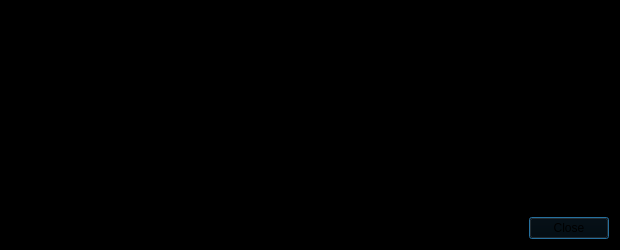
<?xml version="1.0" encoding="UTF-8"?>
<ui version="4.0">
 <class>TransactionDescDialog</class>
 <widget class="QDialog" name="TransactionDescDialog">
  <property name="geometry">
   <rect>
    <x>0</x>
    <y>0</y>
    <width>620</width>
    <height>250</height>
   </rect>
  </property>
  <property name="palette">
   <palette>
    <active>
     <colorrole role="WindowText">
      <brush brushstyle="SolidPattern">
       <color alpha="255">
        <red>255</red>
        <green>228</green>
        <blue>85</blue>
       </color>
      </brush>
     </colorrole>
     <colorrole role="Button">
      <brush brushstyle="SolidPattern">
       <color alpha="255">
        <red>0</red>
        <green>0</green>
        <blue>0</blue>
       </color>
      </brush>
     </colorrole>
     <colorrole role="Light">
      <brush brushstyle="SolidPattern">
       <color alpha="255">
        <red>0</red>
        <green>0</green>
        <blue>0</blue>
       </color>
      </brush>
     </colorrole>
     <colorrole role="Midlight">
      <brush brushstyle="SolidPattern">
       <color alpha="255">
        <red>0</red>
        <green>0</green>
        <blue>0</blue>
       </color>
      </brush>
     </colorrole>
     <colorrole role="Dark">
      <brush brushstyle="SolidPattern">
       <color alpha="255">
        <red>0</red>
        <green>0</green>
        <blue>0</blue>
       </color>
      </brush>
     </colorrole>
     <colorrole role="Mid">
      <brush brushstyle="SolidPattern">
       <color alpha="255">
        <red>0</red>
        <green>0</green>
        <blue>0</blue>
       </color>
      </brush>
     </colorrole>
     <colorrole role="Text">
      <brush brushstyle="SolidPattern">
       <color alpha="255">
        <red>255</red>
        <green>228</green>
        <blue>85</blue>
       </color>
      </brush>
     </colorrole>
     <colorrole role="BrightText">
      <brush brushstyle="SolidPattern">
       <color alpha="255">
        <red>255</red>
        <green>255</green>
        <blue>255</blue>
       </color>
      </brush>
     </colorrole>
     <colorrole role="ButtonText">
      <brush brushstyle="SolidPattern">
       <color alpha="255">
        <red>0</red>
        <green>0</green>
        <blue>0</blue>
       </color>
      </brush>
     </colorrole>
     <colorrole role="Base">
      <brush brushstyle="SolidPattern">
       <color alpha="255">
        <red>0</red>
        <green>0</green>
        <blue>0</blue>
       </color>
      </brush>
     </colorrole>
     <colorrole role="Window">
      <brush brushstyle="SolidPattern">
       <color alpha="255">
        <red>0</red>
        <green>0</green>
        <blue>0</blue>
       </color>
      </brush>
     </colorrole>
     <colorrole role="Shadow">
      <brush brushstyle="SolidPattern">
       <color alpha="255">
        <red>0</red>
        <green>0</green>
        <blue>0</blue>
       </color>
      </brush>
     </colorrole>
     <colorrole role="AlternateBase">
      <brush brushstyle="SolidPattern">
       <color alpha="255">
        <red>0</red>
        <green>0</green>
        <blue>0</blue>
       </color>
      </brush>
     </colorrole>
     <colorrole role="ToolTipBase">
      <brush brushstyle="SolidPattern">
       <color alpha="255">
        <red>255</red>
        <green>255</green>
        <blue>220</blue>
       </color>
      </brush>
     </colorrole>
     <colorrole role="ToolTipText">
      <brush brushstyle="SolidPattern">
       <color alpha="255">
        <red>0</red>
        <green>0</green>
        <blue>0</blue>
       </color>
      </brush>
     </colorrole>
    </active>
    <inactive>
     <colorrole role="WindowText">
      <brush brushstyle="SolidPattern">
       <color alpha="255">
        <red>255</red>
        <green>228</green>
        <blue>85</blue>
       </color>
      </brush>
     </colorrole>
     <colorrole role="Button">
      <brush brushstyle="SolidPattern">
       <color alpha="255">
        <red>0</red>
        <green>0</green>
        <blue>0</blue>
       </color>
      </brush>
     </colorrole>
     <colorrole role="Light">
      <brush brushstyle="SolidPattern">
       <color alpha="255">
        <red>0</red>
        <green>0</green>
        <blue>0</blue>
       </color>
      </brush>
     </colorrole>
     <colorrole role="Midlight">
      <brush brushstyle="SolidPattern">
       <color alpha="255">
        <red>0</red>
        <green>0</green>
        <blue>0</blue>
       </color>
      </brush>
     </colorrole>
     <colorrole role="Dark">
      <brush brushstyle="SolidPattern">
       <color alpha="255">
        <red>0</red>
        <green>0</green>
        <blue>0</blue>
       </color>
      </brush>
     </colorrole>
     <colorrole role="Mid">
      <brush brushstyle="SolidPattern">
       <color alpha="255">
        <red>0</red>
        <green>0</green>
        <blue>0</blue>
       </color>
      </brush>
     </colorrole>
     <colorrole role="Text">
      <brush brushstyle="SolidPattern">
       <color alpha="255">
        <red>255</red>
        <green>228</green>
        <blue>85</blue>
       </color>
      </brush>
     </colorrole>
     <colorrole role="BrightText">
      <brush brushstyle="SolidPattern">
       <color alpha="255">
        <red>255</red>
        <green>255</green>
        <blue>255</blue>
       </color>
      </brush>
     </colorrole>
     <colorrole role="ButtonText">
      <brush brushstyle="SolidPattern">
       <color alpha="255">
        <red>0</red>
        <green>0</green>
        <blue>0</blue>
       </color>
      </brush>
     </colorrole>
     <colorrole role="Base">
      <brush brushstyle="SolidPattern">
       <color alpha="255">
        <red>0</red>
        <green>0</green>
        <blue>0</blue>
       </color>
      </brush>
     </colorrole>
     <colorrole role="Window">
      <brush brushstyle="SolidPattern">
       <color alpha="255">
        <red>0</red>
        <green>0</green>
        <blue>0</blue>
       </color>
      </brush>
     </colorrole>
     <colorrole role="Shadow">
      <brush brushstyle="SolidPattern">
       <color alpha="255">
        <red>0</red>
        <green>0</green>
        <blue>0</blue>
       </color>
      </brush>
     </colorrole>
     <colorrole role="AlternateBase">
      <brush brushstyle="SolidPattern">
       <color alpha="255">
        <red>0</red>
        <green>0</green>
        <blue>0</blue>
       </color>
      </brush>
     </colorrole>
     <colorrole role="ToolTipBase">
      <brush brushstyle="SolidPattern">
       <color alpha="255">
        <red>255</red>
        <green>255</green>
        <blue>220</blue>
       </color>
      </brush>
     </colorrole>
     <colorrole role="ToolTipText">
      <brush brushstyle="SolidPattern">
       <color alpha="255">
        <red>0</red>
        <green>0</green>
        <blue>0</blue>
       </color>
      </brush>
     </colorrole>
    </inactive>
    <disabled>
     <colorrole role="WindowText">
      <brush brushstyle="SolidPattern">
       <color alpha="255">
        <red>0</red>
        <green>0</green>
        <blue>0</blue>
       </color>
      </brush>
     </colorrole>
     <colorrole role="Button">
      <brush brushstyle="SolidPattern">
       <color alpha="255">
        <red>0</red>
        <green>0</green>
        <blue>0</blue>
       </color>
      </brush>
     </colorrole>
     <colorrole role="Light">
      <brush brushstyle="SolidPattern">
       <color alpha="255">
        <red>0</red>
        <green>0</green>
        <blue>0</blue>
       </color>
      </brush>
     </colorrole>
     <colorrole role="Midlight">
      <brush brushstyle="SolidPattern">
       <color alpha="255">
        <red>0</red>
        <green>0</green>
        <blue>0</blue>
       </color>
      </brush>
     </colorrole>
     <colorrole role="Dark">
      <brush brushstyle="SolidPattern">
       <color alpha="255">
        <red>0</red>
        <green>0</green>
        <blue>0</blue>
       </color>
      </brush>
     </colorrole>
     <colorrole role="Mid">
      <brush brushstyle="SolidPattern">
       <color alpha="255">
        <red>0</red>
        <green>0</green>
        <blue>0</blue>
       </color>
      </brush>
     </colorrole>
     <colorrole role="Text">
      <brush brushstyle="SolidPattern">
       <color alpha="255">
        <red>0</red>
        <green>0</green>
        <blue>0</blue>
       </color>
      </brush>
     </colorrole>
     <colorrole role="BrightText">
      <brush brushstyle="SolidPattern">
       <color alpha="255">
        <red>255</red>
        <green>255</green>
        <blue>255</blue>
       </color>
      </brush>
     </colorrole>
     <colorrole role="ButtonText">
      <brush brushstyle="SolidPattern">
       <color alpha="255">
        <red>0</red>
        <green>0</green>
        <blue>0</blue>
       </color>
      </brush>
     </colorrole>
     <colorrole role="Base">
      <brush brushstyle="SolidPattern">
       <color alpha="255">
        <red>0</red>
        <green>0</green>
        <blue>0</blue>
       </color>
      </brush>
     </colorrole>
     <colorrole role="Window">
      <brush brushstyle="SolidPattern">
       <color alpha="255">
        <red>0</red>
        <green>0</green>
        <blue>0</blue>
       </color>
      </brush>
     </colorrole>
     <colorrole role="Shadow">
      <brush brushstyle="SolidPattern">
       <color alpha="255">
        <red>0</red>
        <green>0</green>
        <blue>0</blue>
       </color>
      </brush>
     </colorrole>
     <colorrole role="AlternateBase">
      <brush brushstyle="SolidPattern">
       <color alpha="255">
        <red>0</red>
        <green>0</green>
        <blue>0</blue>
       </color>
      </brush>
     </colorrole>
     <colorrole role="ToolTipBase">
      <brush brushstyle="SolidPattern">
       <color alpha="255">
        <red>255</red>
        <green>255</green>
        <blue>220</blue>
       </color>
      </brush>
     </colorrole>
     <colorrole role="ToolTipText">
      <brush brushstyle="SolidPattern">
       <color alpha="255">
        <red>0</red>
        <green>0</green>
        <blue>0</blue>
       </color>
      </brush>
     </colorrole>
    </disabled>
   </palette>
  </property>
  <property name="windowTitle">
   <string>Transaction details</string>
  </property>
  <layout class="QVBoxLayout" name="verticalLayout">
   <item>
    <widget class="QTextEdit" name="detailText">
     <property name="toolTip">
      <string>This pane shows a detailed description of the transaction</string>
     </property>
     <property name="readOnly">
      <bool>true</bool>
     </property>
    </widget>
   </item>
   <item>
    <widget class="QDialogButtonBox" name="buttonBox">
     <property name="orientation">
      <enum>Qt::Horizontal</enum>
     </property>
     <property name="standardButtons">
      <set>QDialogButtonBox::Close</set>
     </property>
    </widget>
   </item>
  </layout>
 </widget>
 <resources/>
 <connections>
  <connection>
   <sender>buttonBox</sender>
   <signal>accepted()</signal>
   <receiver>TransactionDescDialog</receiver>
   <slot>accept()</slot>
   <hints>
    <hint type="sourcelabel">
     <x>248</x>
     <y>254</y>
    </hint>
    <hint type="destinationlabel">
     <x>157</x>
     <y>274</y>
    </hint>
   </hints>
  </connection>
  <connection>
   <sender>buttonBox</sender>
   <signal>rejected()</signal>
   <receiver>TransactionDescDialog</receiver>
   <slot>reject()</slot>
   <hints>
    <hint type="sourcelabel">
     <x>316</x>
     <y>260</y>
    </hint>
    <hint type="destinationlabel">
     <x>286</x>
     <y>274</y>
    </hint>
   </hints>
  </connection>
 </connections>
</ui>
